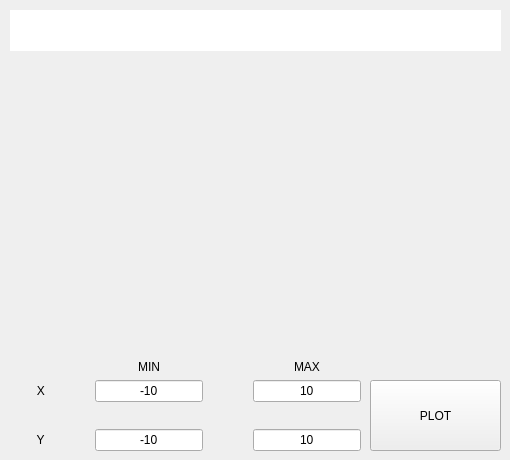
<?xml version="1.0" encoding="UTF-8"?>
<ui version="4.0">
 <class>Graph</class>
 <widget class="QWidget" name="Graph">
  <property name="geometry">
   <rect>
    <x>0</x>
    <y>0</y>
    <width>510</width>
    <height>460</height>
   </rect>
  </property>
  <property name="windowTitle">
   <string>Form</string>
  </property>
  <widget class="QWidget" name="gridLayoutWidget">
   <property name="geometry">
    <rect>
     <x>10</x>
     <y>360</y>
     <width>351</width>
     <height>91</height>
    </rect>
   </property>
   <layout class="QGridLayout" name="gridLayout">
    <item row="1" column="4">
     <widget class="QLineEdit" name="max_x">
      <property name="text">
       <string>10</string>
      </property>
      <property name="alignment">
       <set>Qt::AlignCenter</set>
      </property>
     </widget>
    </item>
    <item row="0" column="2">
     <widget class="QLabel" name="label_min">
      <property name="text">
       <string>MIN</string>
      </property>
      <property name="alignment">
       <set>Qt::AlignCenter</set>
      </property>
     </widget>
    </item>
    <item row="3" column="2">
     <widget class="QLineEdit" name="min_y">
      <property name="text">
       <string>-10</string>
      </property>
      <property name="alignment">
       <set>Qt::AlignCenter</set>
      </property>
     </widget>
    </item>
    <item row="3" column="3">
     <spacer name="horizontalSpacer_2">
      <property name="orientation">
       <enum>Qt::Horizontal</enum>
      </property>
      <property name="sizeHint" stdset="0">
       <size>
        <width>40</width>
        <height>20</height>
       </size>
      </property>
     </spacer>
    </item>
    <item row="1" column="0">
     <widget class="QLabel" name="label_X">
      <property name="text">
       <string>        X</string>
      </property>
      <property name="alignment">
       <set>Qt::AlignCenter</set>
      </property>
     </widget>
    </item>
    <item row="2" column="4">
     <spacer name="verticalSpacer_2">
      <property name="orientation">
       <enum>Qt::Vertical</enum>
      </property>
      <property name="sizeHint" stdset="0">
       <size>
        <width>20</width>
        <height>40</height>
       </size>
      </property>
     </spacer>
    </item>
    <item row="1" column="3">
     <spacer name="horizontalSpacer">
      <property name="orientation">
       <enum>Qt::Horizontal</enum>
      </property>
      <property name="sizeHint" stdset="0">
       <size>
        <width>40</width>
        <height>20</height>
       </size>
      </property>
     </spacer>
    </item>
    <item row="2" column="2">
     <spacer name="verticalSpacer">
      <property name="orientation">
       <enum>Qt::Vertical</enum>
      </property>
      <property name="sizeHint" stdset="0">
       <size>
        <width>20</width>
        <height>40</height>
       </size>
      </property>
     </spacer>
    </item>
    <item row="3" column="0">
     <widget class="QLabel" name="label_Y">
      <property name="text">
       <string>        Y</string>
      </property>
      <property name="alignment">
       <set>Qt::AlignCenter</set>
      </property>
     </widget>
    </item>
    <item row="3" column="4">
     <widget class="QLineEdit" name="max_y">
      <property name="text">
       <string>10</string>
      </property>
      <property name="alignment">
       <set>Qt::AlignCenter</set>
      </property>
     </widget>
    </item>
    <item row="0" column="4">
     <widget class="QLabel" name="label_max">
      <property name="text">
       <string>MAX</string>
      </property>
      <property name="alignment">
       <set>Qt::AlignCenter</set>
      </property>
     </widget>
    </item>
    <item row="1" column="2">
     <widget class="QLineEdit" name="min_x">
      <property name="text">
       <string>-10</string>
      </property>
      <property name="alignment">
       <set>Qt::AlignCenter</set>
      </property>
     </widget>
    </item>
    <item row="1" column="1">
     <spacer name="horizontalSpacer_3">
      <property name="orientation">
       <enum>Qt::Horizontal</enum>
      </property>
      <property name="sizeHint" stdset="0">
       <size>
        <width>40</width>
        <height>20</height>
       </size>
      </property>
     </spacer>
    </item>
   </layout>
  </widget>
  <widget class="QPushButton" name="plot_button">
   <property name="geometry">
    <rect>
     <x>370</x>
     <y>380</y>
     <width>131</width>
     <height>71</height>
    </rect>
   </property>
   <property name="text">
    <string>PLOT</string>
   </property>
  </widget>
  <widget class="QLineEdit" name="input_area">
   <property name="geometry">
    <rect>
     <x>10</x>
     <y>10</y>
     <width>491</width>
     <height>41</height>
    </rect>
   </property>
   <property name="font">
    <font>
     <pointsize>21</pointsize>
    </font>
   </property>
   <property name="text">
    <string/>
   </property>
   <property name="frame">
    <bool>false</bool>
   </property>
   <property name="alignment">
    <set>Qt::AlignCenter</set>
   </property>
  </widget>
  <widget class="QCustomPlot" name="qcustomplot" native="true">
   <property name="geometry">
    <rect>
     <x>10</x>
     <y>60</y>
     <width>491</width>
     <height>291</height>
    </rect>
   </property>
  </widget>
 </widget>
 <customwidgets>
  <customwidget>
   <class>QCustomPlot</class>
   <extends>QWidget</extends>
   <header>qcustomplot.h</header>
   <container>1</container>
  </customwidget>
 </customwidgets>
 <resources/>
 <connections/>
</ui>
